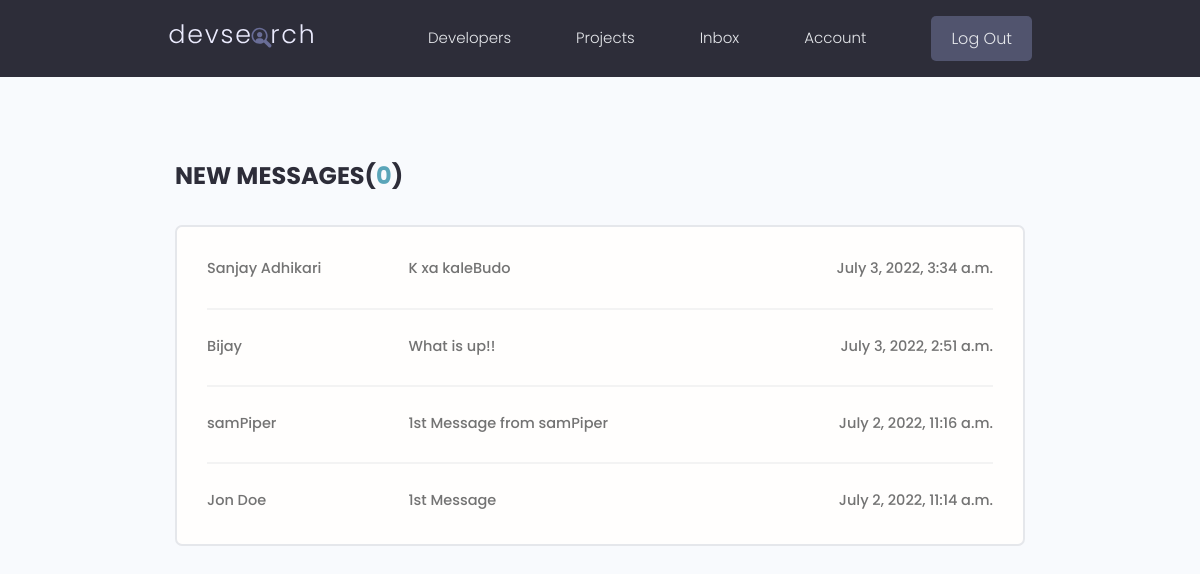
The page /inbox/ (signed in) on the database its author committed.
### users/models.py (models this page shows, shortened)
class Message(models.Model):
    sender= models.ForeignKey(Profile, on_delete=models.SET_NULL, null=True, blank=True)
    recipient= models.ForeignKey(Profile, on_delete=models.SET_NULL, null=True, blank=True, related_name='messages')
    name= models.CharField(max_length=200, null= True, blank=True)
    email= models.CharField(max_length=200, null= True, blank=True)
    subject= models.CharField(max_length=200, null= True, blank=True)
    body= models.TextField(default='Hey')
    is_read=models.BooleanField(default=False, null=True)
    created= models.DateTimeField(auto_now_add=True)
    id= models.UUIDField(default=uuid.uuid4, unique=True, primary_key=True, editable=False)
    class Meta:
        ordering=['is_read', '-created']

### users/views.py (the view)
# urls.py: path('inbox/', views.inbox, name='inbox'),
@login_required(login_url='login')
def inbox(request):
    profile= request.user.profile
    messageRequests= profile.messages.all()
    unreadCount=  messageRequests.filter(is_read=False).count()
    context={'messageRequests': messageRequests, 'unreadCount': unreadCount}
    return render(request, 'users/inbox.html', context)

### users/templates/users/inbox.html
{% extends 'main.html' %}
{% block content %}
  <main class="inbox my-xl">
    <div class="content-box">
      <h3 class="inbox__title">New Messages(<span>{{unreadCount}}</span>)</h3>
      <ul class="messages">
        {% for message in messageRequests %}
        {% if message.is_read == False%}
        <li class="message message--unread">
          {% else %}
          <li class="message">
          {% endif %}
          <a href="{% url 'message' message.id %}">
            <span class="message__author">{{message.name}}</span>
            <span class="message__subject">{{message.subject}}</span>
            <span class="message__date">{{message.created}}</span>
          </a>
        </li>
{% endfor %}
      </ul>
    </div>
  </main>
  {% endblock content %}

### static/styles/app.css (style rules this page uses)
:root { --color-sub: #2d2d39; }
.content-box { width: 95%; max-width: 85rem; margin: 0 auto; }
.inbox { height: 90vh; }
.inbox__title, .inbox__title span { font-size: 2.4rem; font-weight: 700; color: var(--color-sub); text-transform: uppercase; text-align: left; margin-bottom: 3rem; }
.inbox__title span { color: var(--color-main); }
.messages { list-style: none; background: var(--color-white); padding: 0.5rem 3rem; border: 2px solid var(--color-light); border-radius: 0.7rem; }
.message { padding: 2.5rem 0; }
.message > a span { font-size: 1.45rem; font-weight: 500; }
.message:not(:last-child) { border-bottom: 2px solid var(--color-white-light); }
.message > a { display: flex; gap: 1rem; }
.message__author, .message__date { flex-basis: 25%; }
.message__subject { flex-basis: 50%; }
.message__date { text-align: right; }

### static/uikit/styles/modules/_variables.css (style rules this page uses)
:root { --color-main: #5aa5b9; --color-main-light: #e6faff; --color-sub: #3f4156; --color-sub-light: #51546e; --color-sub-lighter: #ededfd; --color-text: #737373; --color-gray: #8b8b8b; --color-light: #e5e7eb; --color-light-gray: #767676; --color-bg: #f8fafd; --color-white: #fffefd; --color-white-light: #f3f3f3; --color-success: #359e64; --color-success-bg: #def8e8; --color-error: #fc4b0b; --color-error-bg: #fff2ee; --font-base: 'Poppins', arial, helvetica, 'Segoe UI', roboto, ubuntu, sans-serif; --font-monospace: 'Fira Code', 'Courier New', courier, monospace; --font-regular: 300; --font-medium: 500; --font-bold: 700; --generic-shadow: 1px 1px 5px #00000010; --generic-transition: all 0.3s ease-in-out; }

### static/uikit/styles/modules/_base.css (style rules this page uses)
* { margin: 0; padding: 0; box-sizing: border-box; text-rendering: optimizeLegibility; color: inherit; font-size: inherit; }
html { font-size: 50%; }
@media only screen and (min-width: 480px) { html { font-size: 56.25%; } }
@media only screen and (min-width: 1200px) { html { font-size: 62.5%; } }
body { line-height: 1.6; font-weight: 400; font-size: 1.5rem; color: var(--color-text); background-color: var(--color-bg); min-height: 100vh; }

### static/uikit/styles/modules/_typography.css (style rules this page uses)
* { font-family: var(--font-base); }
h3 { font-size: 3.2rem; font-weight: var(--font-medium); }
p, span, strong { font-size: 1.6rem; color: var(--color-text); font-weight: var(--font-regular); }
a { padding-bottom: 2px; text-decoration: none; display: inline-block; color: var(--color-main); font-weight: var(--font-medium); }

### static/uikit/styles/modules/_utilities.css (style rules this page uses)
.my-xl { margin: 8rem auto; }

### rows shown on the page
Message: name "Sanjay Adhikari", subject "K xa kaleBudo", created "July 3, 2022, 3:34 a.m."
Message: name "Bijay", subject "What is up!!", created "July 3, 2022, 2:51 a.m."
Message: name "samPiper", subject "1st Message from samPiper", created "July 2, 2022, 11:16 a.m."
Message: name "Jon Doe", subject "1st Message", created "July 2, 2022, 11:14 a.m."

### other values the page prints
{{ unreadCount }} "0"
